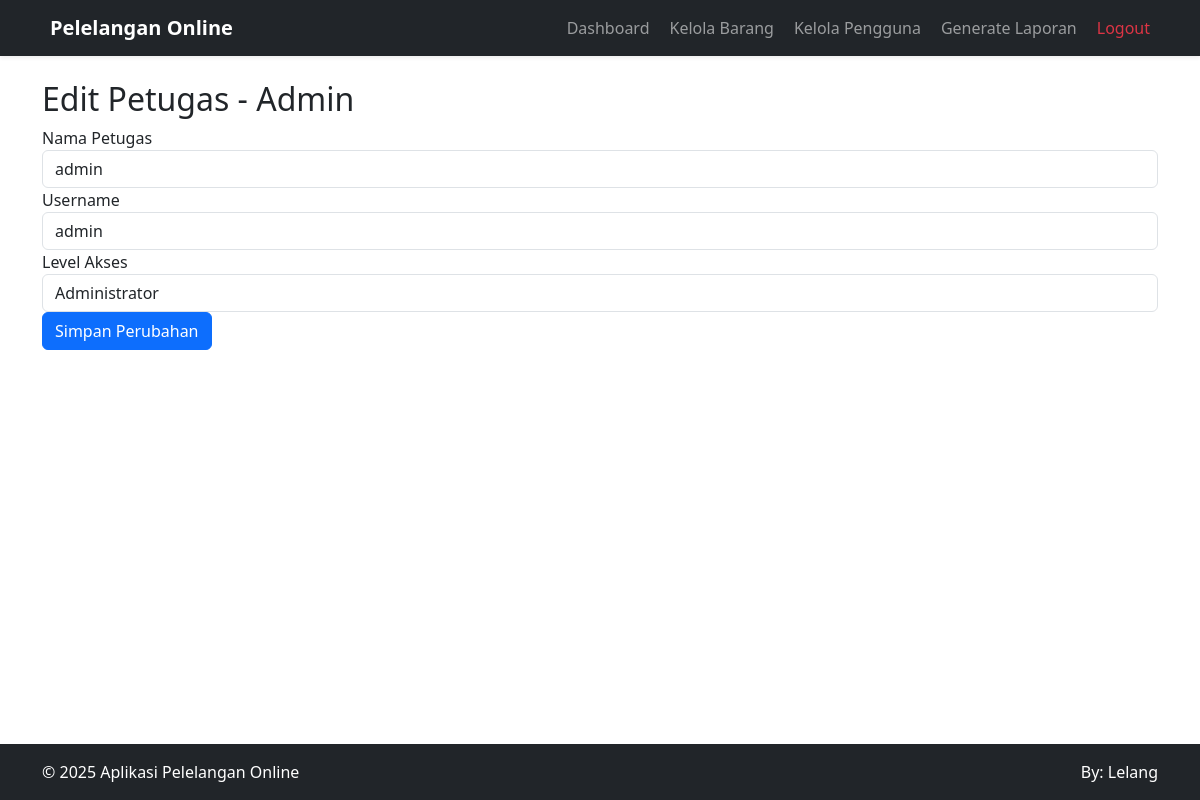
Screenshot of /pages/admin/edit_user.php?id=1 (signed in) with the database file from the repository.
### tables this page shows
CREATE TABLE `tb_petugas` (
  `id_petugas` int NOT NULL,
  `nama_petugas` varchar(25) NOT NULL,
  `username` varchar(25) NOT NULL,
  `password` varchar(255) NOT NULL,
  `id_level` int NOT NULL
);

### pages/admin/edit_user.php (the view, shortened to what this page needs)
<?php
require_once '../../config/database.php';
$id_petugas = '';
$nama_petugas = '';
$username = '';
$id_level = '';
$nama_petugas_err = '';
$username_err = '';
$id_level_err = '';
if (isset($_GET['id']) && !empty(trim($_GET['id']))) {
  $sql = "SELECT id_petugas, nama_petugas, username, id_level FROM tb_petugas WHERE id_petugas = ?";
  if ($stmt = $mysqli->prepare($sql)) {
    $stmt->bind_param('i', $param_id);
    if ($stmt->execute()) {
      $result = $stmt->get_result();
      if ($result->num_rows == 1) {
        $row = $result->fetch_assoc();
        $id_petugas = $row['id_petugas'];
        $nama_petugas = $row['nama_petugas'];
        $username = $row['username'];
        $id_level = $row['id_level'];
      } else {
        header('location: manage_users.php');
        exit;
      }
    } else {
      echo 'Oops! Terjadi kesalahan. Silakan coba lagi nanti.';
    }
  }
}
?>
<!DOCTYPE html>
<html lang="en" class="h-100">
<head>
  <link rel="stylesheet" href="../../assets/css/bootstrap.min.css">
  <link rel="stylesheet" href="../../assets/css/style.css">
</head>
<body class="d-flex flex-column h-100">
  <?php include '../../includes/navbar.php'; ?>
  <div class="container mt-4">
    <h2>Edit Petugas - Admin</h2>
    <form action="<?php echo htmlspecialchars($_SERVER['PHP_SELF'] . '?id=' . $id_petugas); ?>" method="post">
      <div class="form-group">
        <label>Nama Petugas</label>
        <input type="text" name="nama_petugas" class="form-control <?php echo (!empty($nama_petugas_err)) ? 'is-invalid' : ''; ?>" value="<?php echo $nama_petugas; ?>">
      </div>
      <div class="form-group">
        <label>Username</label>
        <input type="text" name="username" class="form-control <?php echo (!empty($username_err)) ? 'is-invalid' : ''; ?>" value="<?php echo $username; ?>">
      </div>
      <div class="form-group">
        <label>Level Akses</label>
        <select name="id_level" class="form-control <?php echo (!empty($id_level_err)) ? 'is-invalid' : ''; ?>">
          <option value="1" <?php echo ($id_level == 1) ? 'selected' : ''; ?>>Administrator</option>
        </select>
      </div>
      <button type="submit" class="btn btn-primary">Simpan Perubahan</button>
    </form>
  </div>
  <?php include '../../includes/footer.php'; ?>
</body>
</html>

### rows the page displays
tb_petugas: nama_petugas "admin", username "admin", id_level "Administrator"
